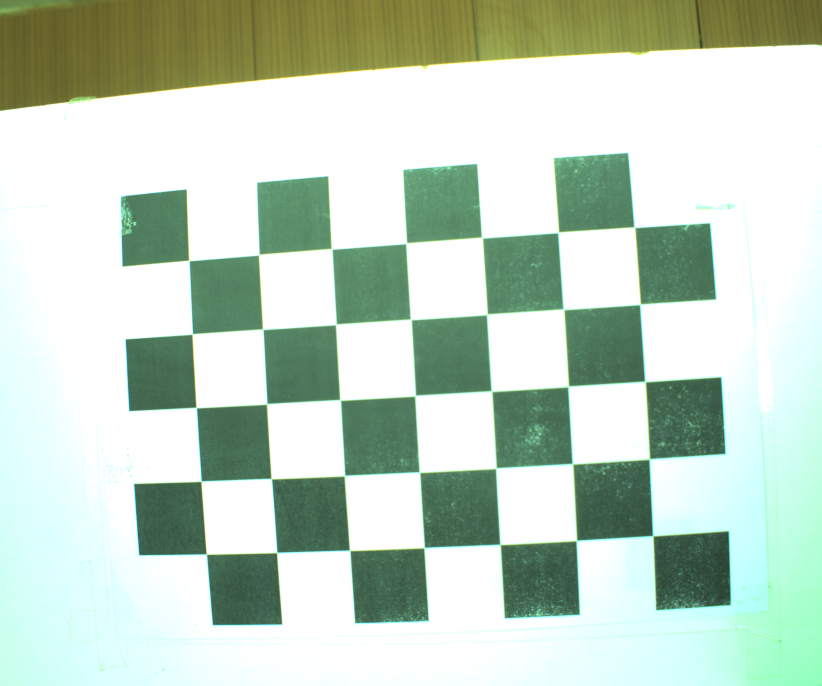
#> input picture Zadanie_2/Calibration_images/chess_calibration_1.png, 2464 x 2056 px (shown at 1/3 size); its folder holds 5 pictures in this run
$ python zadanie_2_calibration.py
#> lines starting #> are read from the running program, lines starting #| are printed output that depends on the picture

import numpy as np
import cv2 as cv
import glob

criteria = (cv.TERM_CRITERIA_EPS + cv.TERM_CRITERIA_MAX_ITER, 30, 0.001)

objp = np.zeros((7*5,3), np.float32)
objp[:,:2] = np.mgrid[0:7,0:5].T.reshape(-1,2)

objpoints = []
imgpoints = []

images = glob.glob('calibration_images/*.png')

for fname in images:
    img = cv.imread(fname)
#> img is the input picture: shape (2056, 2464, 3); mean B, G, R 195.4, 210.6, 193
    #img = cv.resize(img, (0, 0), None, .30, .30)
    gray = cv.cvtColor(img, cv.COLOR_BGR2GRAY)
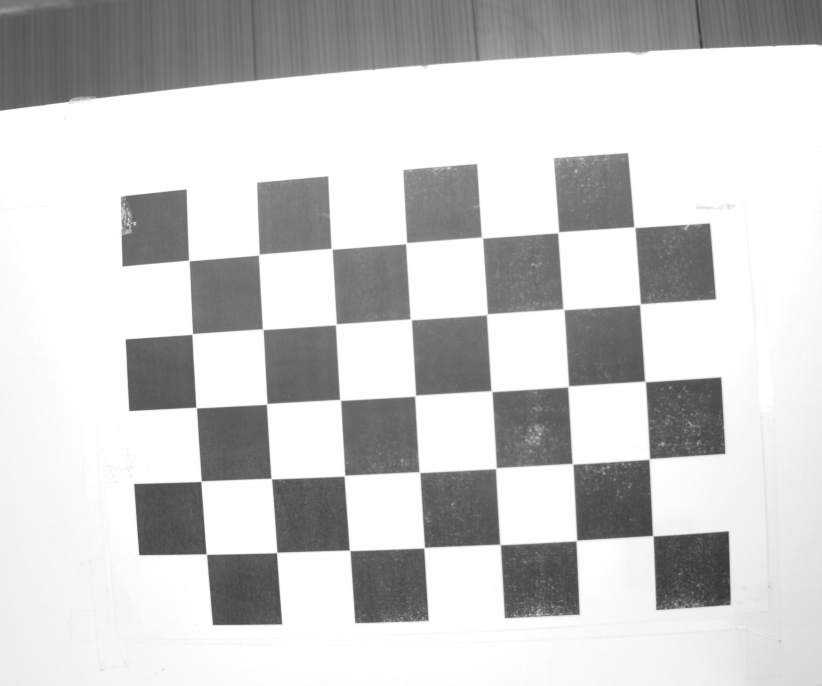
#> gray: shape (2056, 2464) (shown at 1/3 size); min 53, max 255, mean 203.6

    ret, corners = cv.findChessboardCorners(gray, (7,5), None)
#> ret = True; corners = 35 rows, first 8: [571, 786], [779.5, 765.5], [997.2, 745.3], [1219.5, 730.5], [1447, 713.5], [1676, 697.5], [1904.5, 682.5], [579.3, 1004.6]

    if ret == True:
        objpoints.append(objp)

        corners2 = cv.cornerSubPix(gray,corners, (11,11), (-1,-1), criteria)
#> corners2 = 35 rows, first 8: [567.8, 782.5], [777.7, 764.9], [996, 747.5], [1219.6, 730.6], [1447.1, 714], [1675.4, 698.2], [1903.9, 682.6], [577.8, 1003]
        imgpoints.append(corners2)

        cv.drawChessboardCorners(img, (7,5), corners2, ret)
        cv.imshow('img', img)
        cv.waitKey(100)
#> pass 2 of the loop `for fname in images:`:
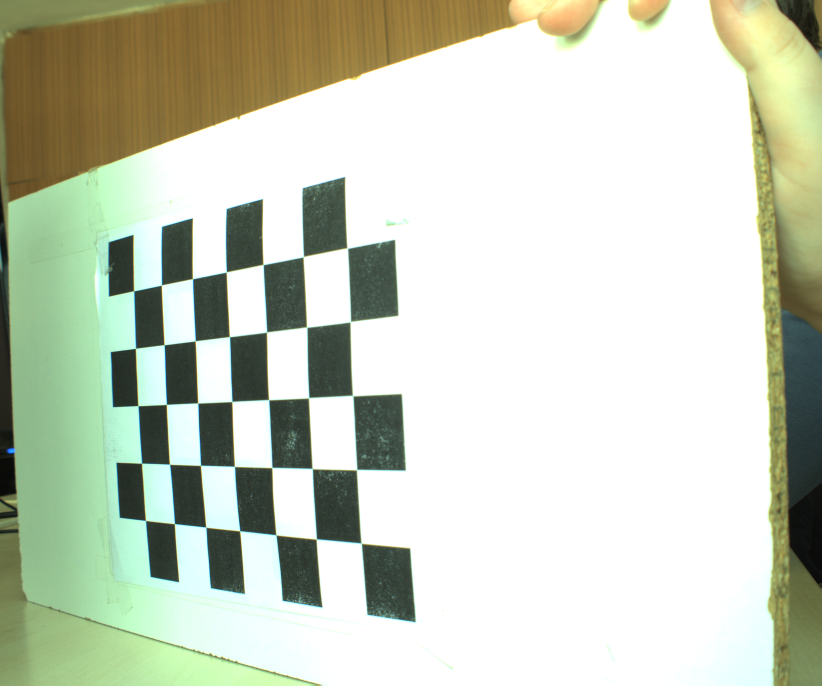
#> input picture Zadanie_2/Calibration_images/chess_calibration_10.png, 2464 x 2056 px (shown at 1/3 size)
#> img is the input picture: shape (2056, 2464, 3); mean B, G, R 189.6, 206.7, 200.3
#> `gray = cv.cvtColor(img, cv.COLOR_BGR2GRAY)`:
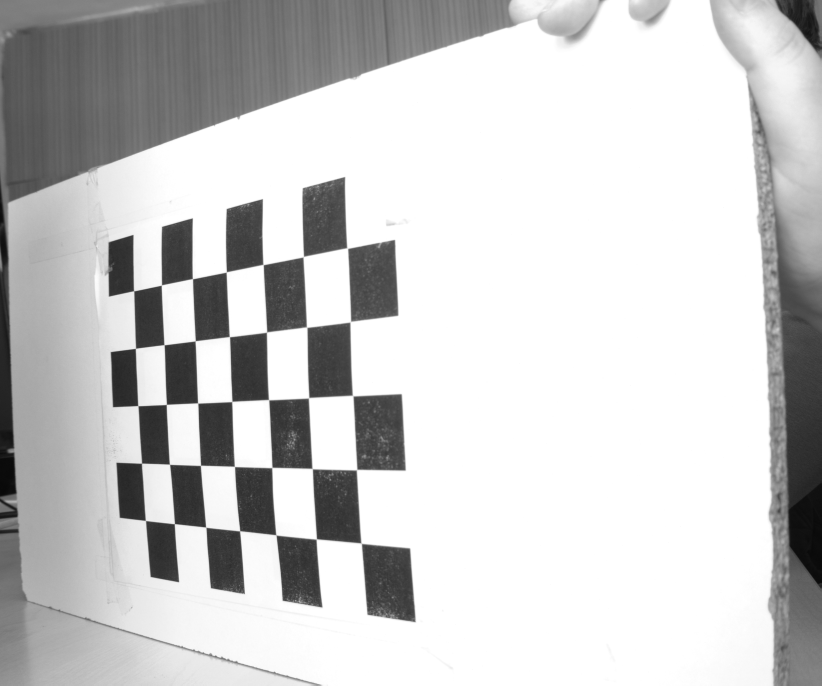
#> gray: shape (2056, 2464) (shown at 1/3 size); min 7, max 255, mean 202.9
#> corners = 35 rows, first 8: [402.2, 873.5], [480, 863], [582, 842], [679.7, 817.8], [791, 795.8], [910.5, 770.5], [1042, 744.5], [407.4, 1046]
#> corners2 = 35 rows, first 8: [402, 873.5], [485.3, 856.1], [578.4, 837.2], [679.9, 816.9], [790.3, 794.7], [910.9, 771], [1042.7, 745.3], [407.4, 1045.8]
#> pass 3 of the loop `for fname in images:`:
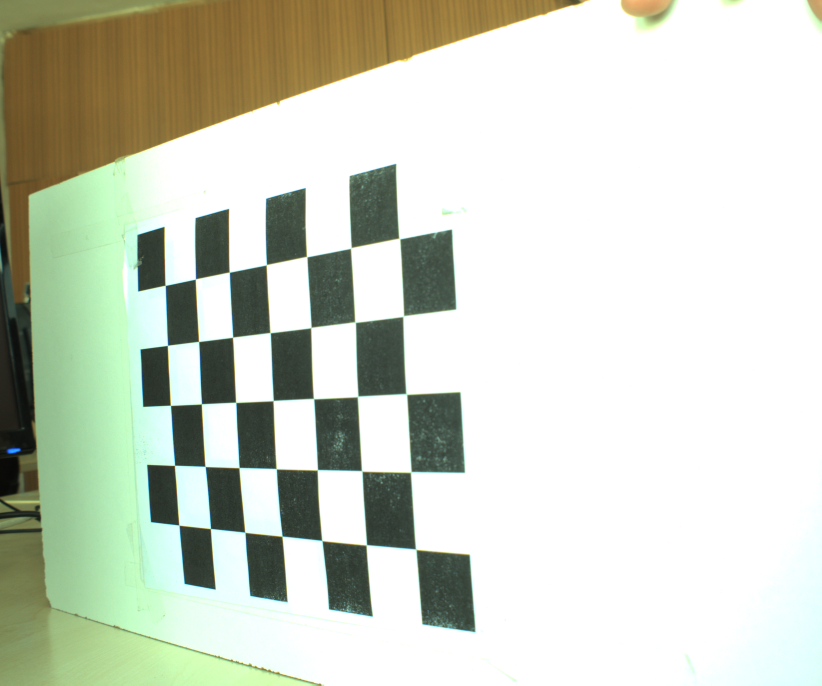
#> input picture Zadanie_2/Calibration_images/chess_calibration_11.png, 2464 x 2056 px (shown at 1/3 size)
#> img is the input picture: shape (2056, 2464, 3); mean B, G, R 196.8, 210.8, 205.1
#> `gray = cv.cvtColor(img, cv.COLOR_BGR2GRAY)`:
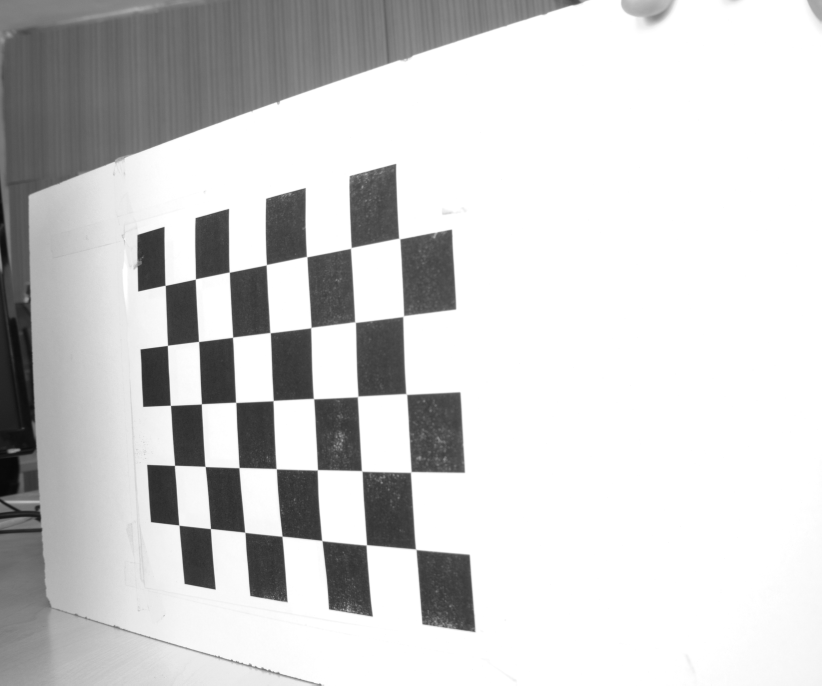
#> gray: shape (2056, 2464) (shown at 1/3 size); min 7, max 255, mean 207.5
#> ret = False; corners = None
#> the loop made 5 passes; the first 3 are shown

cv.destroyAllWindows()
#cv.waitKey()

#-----------Calibration-------------#
ret, mtx, dist, rvecs, tvecs = cv.calibrateCamera(objpoints, imgpoints, gray.shape[::-1], None, None)

print("\n--- Vnutorne parametre kamery (K / mtx) ---")
print(mtx)

fx = mtx[0, 0]
fy = mtx[1, 1]
cx = mtx[0, 2]
cy = mtx[1, 2]

print(f"\nfx = {fx}")
print(f"fy = {fy}")
print(f"cx = {cx}")
print(f"cy = {cy}")

print("\n--- Distorzne koeficienty (dist) ---")
print(dist)

np.savez("camera_calibration.npz", mtx=mtx, dist=dist, rvecs=rvecs, tvecs=tvecs)
print("\nUlozene do: camera_calibration.npz")

#-----------Undistortion-------------#
img = cv.imread('calibration_images/chessboard_image_6.png')
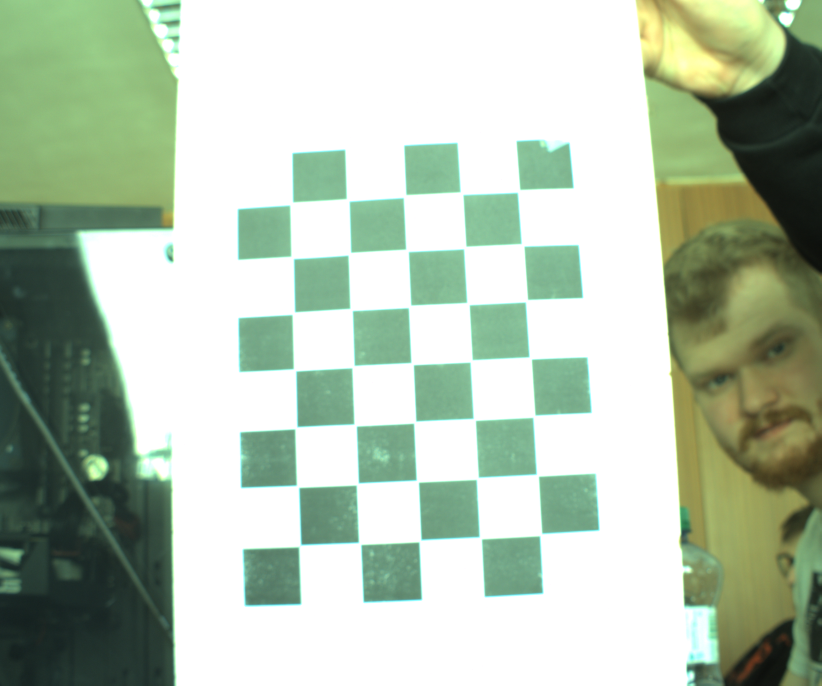
#> input picture Zadanie_2/Calibration_images/chessboard_image_6.png, 2464 x 2056 px, found by its file name (shown at 1/3 size)
#> img is the input picture: shape (2056, 2464, 3); mean B, G, R 175.8, 195, 179.9
#img = cv.resize(img, (0, 0), None, .30, .30)
h,  w = img.shape[:2]
#> h = 2056; w = 2464
newcameramtx, roi = cv.getOptimalNewCameraMatrix(mtx, dist, (w,h), 1, (w,h))

dst = cv.undistort(img, mtx, dist, None, newcameramtx)
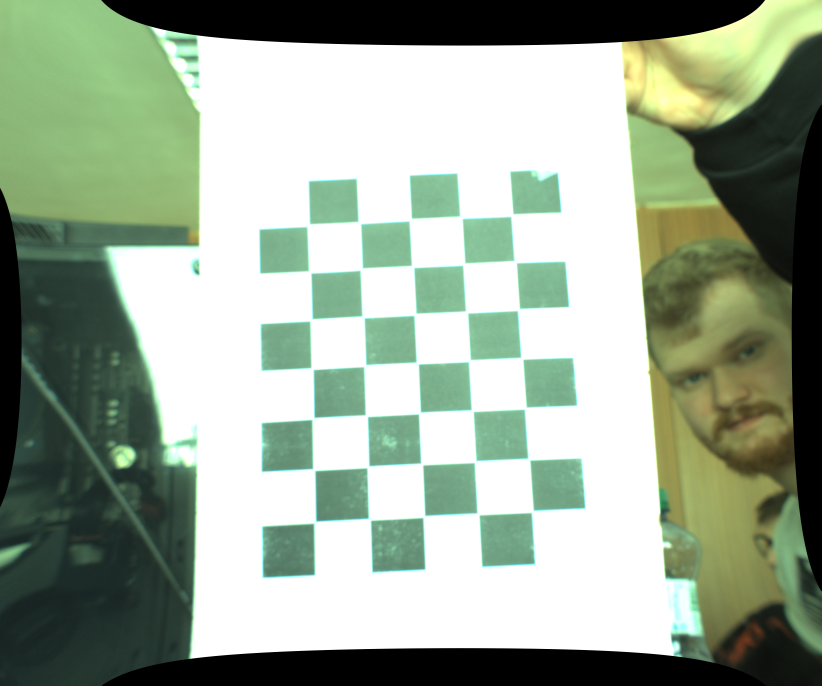
#> dst: shape (2056, 2464, 3) (shown at 1/3 size); mean B, G, R 149.5, 167.8, 153.8

x, y, w, h = roi
dst = dst[y:y+h, x:x+w]
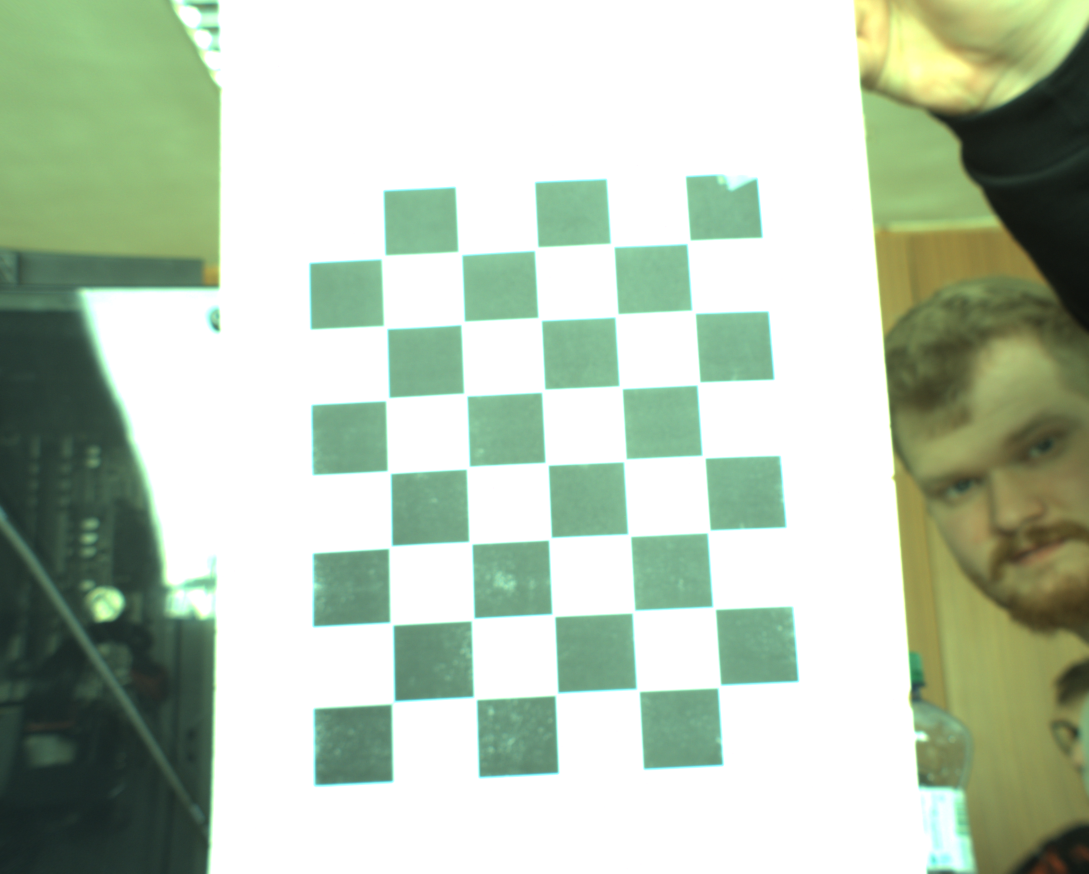
#> dst: shape (1747, 2177, 3) (shown at 1/2 size); mean B, G, R 179.5, 198.7, 184
cv.imwrite('calibresult.png', dst)

cv.waitKey(2000)
image1 = cv.imread("calibresult.png")
cv.imshow('nove', image1)
cv.waitKey()
